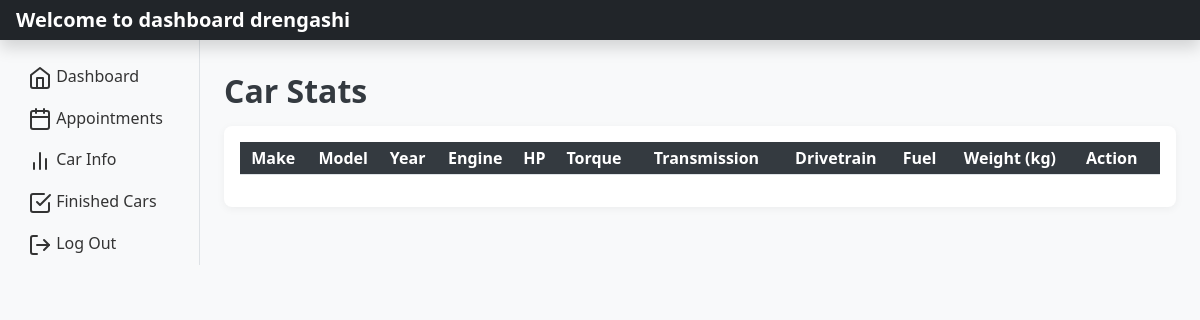
/workOnCar.php (signed in), run on an earlier commit of the app's database.
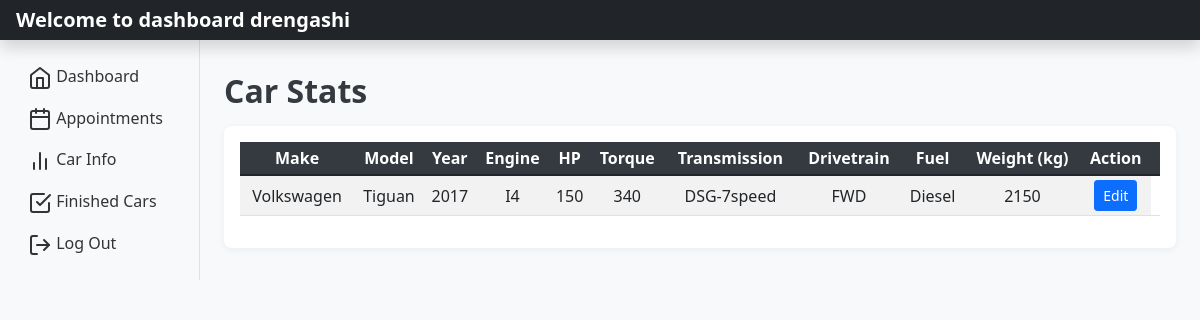
And on a later commit of the database.
### tables this page shows
CREATE TABLE `cars` (
  `car_id` int(11) NOT NULL,
  `engine_type` varchar(255) DEFAULT NULL,
  `horsepower` int(11) DEFAULT NULL,
  `torque` int(11) DEFAULT NULL,
  `transmission` varchar(255) DEFAULT NULL,
  `drivetrain` varchar(255) DEFAULT NULL,
  `fuel_type` varchar(255) DEFAULT NULL,
  `weight` varchar(255) DEFAULT NULL,
  `description` varchar(255) DEFAULT NULL
);

CREATE TABLE `appointments` (
  `id` int(11) NOT NULL,
  `user_id` int(11) NOT NULL,
  `make` varchar(255) NOT NULL,
  `model` varchar(255) NOT NULL,
  `year` int(255) NOT NULL,
  `date` varchar(255) NOT NULL,
  `time` varchar(255) NOT NULL,
  `is_approved` varchar(255) NOT NULL,
  `image` varchar(255) DEFAULT NULL,
  `working_on` varchar(255) NOT NULL
);

### workOnCar.php (the view, shortened to what this page needs)
<?php
include_once('database/config.php');
$sql = "SELECT
            a.id, a.make, a.model, a.year, cs.engine_type, cs.horsepower, cs.torque, cs.transmission,
            cs.drivetrain, cs.fuel_type, cs.weight
        FROM appointments a
        LEFT JOIN cars cs ON a.id = cs.car_id
        WHERE a.working_on = 'true'";
$stmt = $conn->prepare($sql);
$stmt->execute();
$appointmentsWithStats = $stmt->fetchAll(PDO::FETCH_ASSOC);
?>
<!DOCTYPE html>
<html>
<head>
    <link href="https://cdn.jsdelivr.net/npm/bootstrap@5.1.3/dist/css/bootstrap.min.css" rel="stylesheet">
</head>
<body>
<header class="navbar navbar-dark sticky-top bg-dark flex-md-nowrap p-0 shadow">
  <a class="navbar-brand col-md-3 col-lg-2 me-0 px-3" href="#"><?php echo "Welcome to dashboard " . $_SESSION['username']; ?></a>
</header>
<div class="container-fluid">
  <div class="row">
    <nav id="sidebarMenu" class="col-md-3 col-lg-2 d-md-block bg-light sidebar collapse">
      <div class="position-sticky pt-3">
        <ul class="nav flex-column">
          <?php if ($_SESSION['is_admin'] == 'true') { ?>
                <li class="nav-item"><a class="nav-link active" href="dashboard.php"><span data-feather="home"></span> Dashboard</a></li>
                <li class="nav-item"><a class="nav-link" href="appointments.php"><i data-feather="calendar"></i> Appointments</a></li>
                <li class="nav-item"><a class="nav-link" href="workOnCar.php"><i data-feather="bar-chart-2"></i> Car Info</a></li>
                <li class="nav-item"><a class="nav-link" href="finishedCars.php"><i data-feather="check-square"></i> Finished Cars</a></li>
                <li class="nav-item"><a class="nav-link" href="logout.php"><i data-feather="log-out"></i> Log Out</a></li>
            <?php } ?>
        </ul>
      </div>
    </nav>
    <main class="col-md-9 ms-sm-auto col-lg-10 px-md-4">
      <h2>Car Stats</h2>
      <div class="table-responsive table">
        <table class="table table-striped table-sm">
          <thead>
            <tr>
              <th>Make</th>
              <th>Model</th>
              <th>Year</th>
              <th>Engine</th>
              <th>HP</th>
              <th>Torque</th>
              <th>Transmission</th>
              <th>Drivetrain</th>
              <th>Fuel</th>
              <th>Weight (kg)</th>
              <th>Action</th>
              <th></th>
            </tr>
          </thead>
          <tbody>
            <?php foreach ($appointmentsWithStats as $car) { ?>
            <tr>
                <td><?= htmlspecialchars($car['make']) ?></td>
                <td><?= htmlspecialchars($car['model']) ?></td>
                <td><?= htmlspecialchars($car['year']) ?></td>
                <td><?= !empty($car['engine_type']) ? htmlspecialchars($car['engine_type']) : '<span class="text-muted">Add stats</span>' ?></td>
                <td><?= !empty($car['horsepower']) ? htmlspecialchars($car['horsepower']) : '<span class="text-muted">Add stats</span>' ?></td>
                <td><?= !empty($car['torque']) ? htmlspecialchars($car['torque']) : '<span class="text-muted">Add stats</span>' ?></td>
                <td><?= !empty($car['transmission']) ? htmlspecialchars($car['transmission']) : '<span class="text-muted">Add stats</span>' ?></td>
                <td><?= !empty($car['drivetrain']) ? htmlspecialchars($car['drivetrain']) : '<span class="text-muted">Add stats</span>' ?></td>
                <td><?= !empty($car['fuel_type']) ? htmlspecialchars($car['fuel_type']) : '<span class="text-muted">Add stats</span>' ?></td>
                <td><?= !empty($car['weight']) ? htmlspecialchars($car['weight']) : '<span class="text-muted">Add stats</span>' ?></td>
                <td><a href="editCarStats.php?id=<?= $car['id'] ?>" class="btn btn-sm btn-primary">Edit</a></td>
            </tr>
            <?php } ?>
          </tbody>
        </table>
      </div>
    </main>
  </div>
</div>
</body>
</html>

### workOnCar.php (style rules this page uses)
body { background-color: #f8f9fa; font-family: 'Segoe UI', Tahoma, Geneva, Verdana, sans-serif; }
.navbar-brand { font-weight: bold; }
.nav-link { color: #333; transition: all 0.3s; }
h2 { margin-top: 2rem; margin-bottom: 1rem; font-weight: 600; color: #343a40; }
.sidebar { background-color: #f1f3f5; border-right: 1px solid #dee2e6; }
.table-responsive { box-shadow: 0 2px 8px rgba(0,0,0,0.05); background-color: white; border-radius: 8px; padding: 1rem; margin-bottom: 2rem; }
.table th { background-color: #343a40; color: white; text-align: center; }
.table td, .table th { vertical-align: middle; text-align: center; }

What changed in the data, as far as the page shows it:
added cars: car_id.make "Volkswagen", car_id.model "Tiguan", car_id.year "2017", engine_type "I4", horsepower "150", torque "340", transmission "DSG-7speed", drivetrain "FWD", fuel_type "Diesel", weight "2150"
